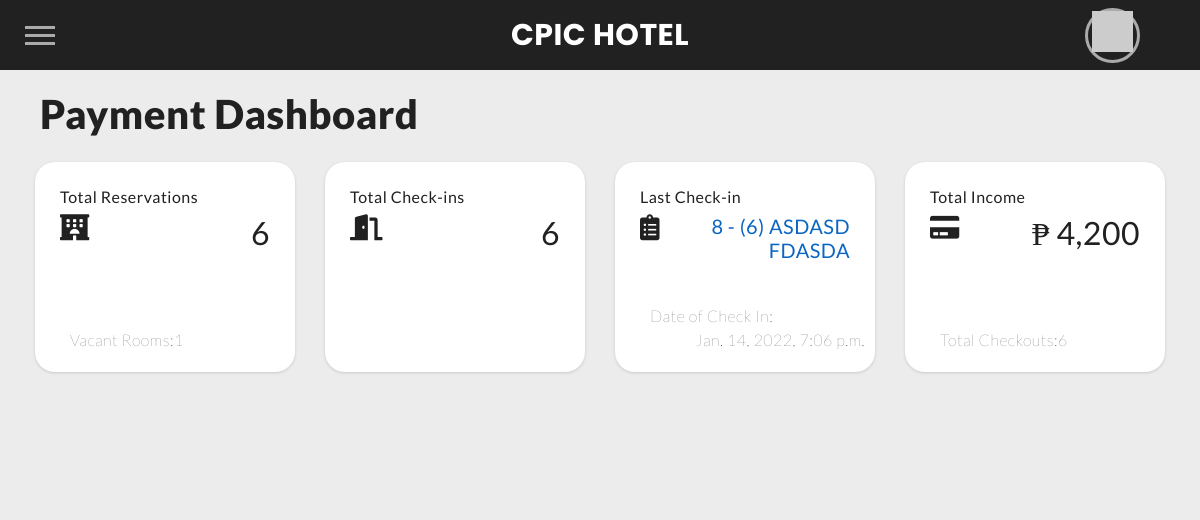
Before: /payments (signed in) with the older database file.
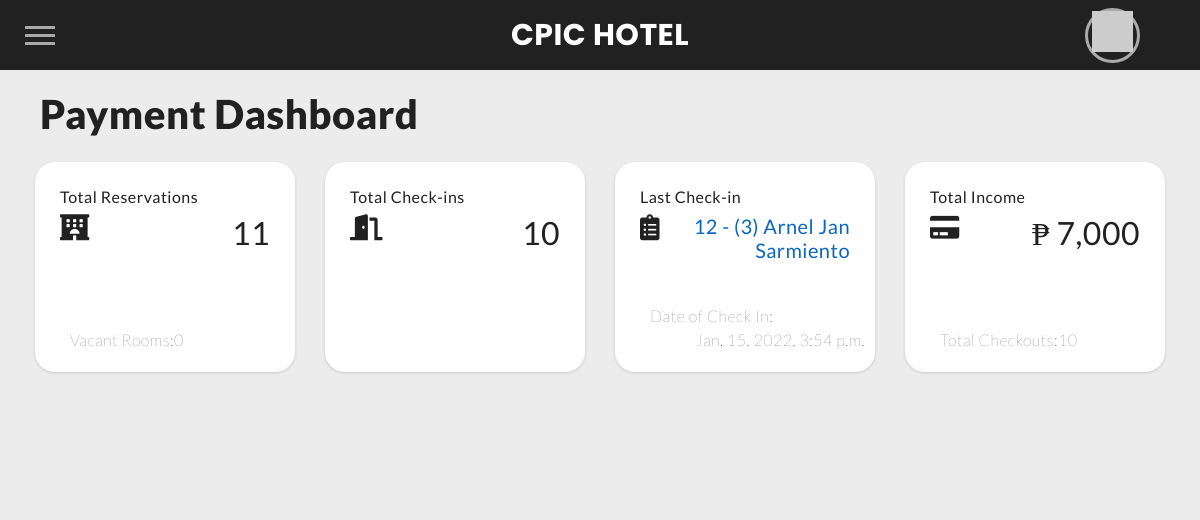
After: the same page with the newer database file.
### hotelSystem/models.py (models this page shows, shortened)
class CheckIn(models.Model):
    id = models.CharField(max_length=50, primary_key=True, blank=True)
    reservation = models.OneToOneField(Reservation, on_delete=models.CASCADE)
    rooms = models.ManyToManyField('Room', blank=True)
    initial_amount = models.PositiveSmallIntegerField(blank=True)
    check_in_date_time = models.DateTimeField(default=datetime.datetime.now())
    last_edited_on = models.DateTimeField(default=datetime.datetime.now())
    user = models.ForeignKey(User, null=True, blank=True, on_delete=models.SET_NULL)
    def __str__(self):
        return "%i - %s" % (self.reservation.reservation_id, self.reservation.customer)

class Reservation(models.Model):
    reservation_id = models.BigAutoField(primary_key=True)
    customer = models.ForeignKey(Customer, on_delete=models.CASCADE)
    staff = models.ForeignKey(User, on_delete=models.CASCADE, null=True, editable=False)
    no_of_children = models.PositiveSmallIntegerField(default=0)
    no_of_adults = models.PositiveSmallIntegerField(default=1)
    reservation_date_time = models.DateTimeField(default=datetime.datetime.now())
    expected_arrival_date_time = models.DateTimeField(default=datetime.datetime.now())
    expected_departure_date_time = models.DateTimeField(default=datetime.datetime.now())

class Customer(models.Model):
    customer_id = models.BigAutoField(primary_key=True)
    first_name = models.CharField(max_length=50)
    middle_name = models.CharField(max_length=50, null=False, blank=True)
    last_name = models.CharField(max_length=50)
    contact_no = models.CharField(max_length=15)
    address = models.CharField(max_length=100)
    email_address = models.EmailField(null=True, blank=True)
    SEX_CHOICES = (
        ('M', 'Male',),
        ('F', 'Female',),
        ('O', 'Others',),
    )
    sex = models.CharField(
        max_length=20,
        choices=SEX_CHOICES,
        default=SEX_CHOICES[0][1]
    )
    STATUS_CHOICES = (
        ('NR', 'Not Reserved'),
        ('R', 'Reserved'),
        ('CI', 'Checked In'),
        ('CO', 'Checked Out')
    )
    status = models.CharField(
        max_length=20,
        choices=STATUS_CHOICES,
        default=STATUS_CHOICES[0][1]
    )
    user = models.ForeignKey(User, on_delete=models.CASCADE, null=True)
    class Meta:
        ordering = ['first_name', 'middle_name', 'last_name']
    def __str__(self):
        return '({0}) {1} {2}'.format(self.customer_id, self.first_name, self.last_name)

### hotelSystem/views.py (the view)
# urls.py: path("payments", views.payments, name="payments"),
@login_required(login_url='login')
def payments(request):
    if not request.user.groups.filter(name='Staff').exists():
        return HttpResponseRedirect(reverse("index"))
    title = "Payment Dashboard"
    num_of_reservations = Reservation.objects.all().count()
    num_of_check_ins = CheckIn.objects.all().count()
    num_of_check_outs = CheckOut.objects.all().count()
    vacant_rooms = Room.objects.filter(reservation__isnull=True).count()
    total_income = sum(
        CheckOut.objects.all().values_list('total_amount', flat=True)
    )
    last_checked_in = CheckIn.objects.none()
    if num_of_check_ins > 0:
        last_checked_in = CheckIn.objects.get_queryset().latest('check_in_date_time')
    data = {
        'title': title,
        'num_of_reservations': num_of_reservations,
        'num_of_check_ins': num_of_check_ins,
        'last_checked_in': last_checked_in,
        'num_of_check_outs': num_of_check_outs,
        'vacant_rooms': vacant_rooms,
        'total_income': total_income
    }
    return render(request, "hotelSystem/payment.html", data)

### hotelSystem/templatetags/custom_tags.py (called while the page is built)
@register.filter
def has_group(user, group_name):
    return user.groups.filter(name=group_name).exists()

### hotelSystem/templates/hotelSystem/payment.html (shortened to what this page needs)
{% extends "hotelSystem/layout.html" %}
{% load static %}
{% block additional-static %}
    <link rel="stylesheet" href="https://stackpath.bootstrapcdn.com/bootstrap/4.3.1/css/bootstrap.min.css">
    <link href="{% static 'hotelSystem/css/payments.css' %}" rel="stylesheet">
    <link href="https://maxcdn.bootstrapcdn.com/font-awesome/4.3.0/css/font-awesome.min.css" rel="stylesheet">
{% endblock %}
{% block body %}
    <h1>{{ title }}</h1>
    <br>
    <div class="cardContainer">
        <div class="row">
            <div class="col-md-4 col-xl-3">
                <div class="card bg-c-blue order-card">
                    <div class="card-block">
                        <h6 class="m-b-20">Total Reservations</h6>
                        <h2 class="text-right"><i class="fa fa-hotel f-left"></i><span>{{num_of_reservations}}</span></h2>
                        <p id="cardfooter" id="cardfooter" class="m-b-0">Vacant Rooms: <span class="f-right"> {{vacant_rooms}}</span></p>
                    </div>
                </div>
            </div>
            <div class="col-md-4 col-xl-3">
                <div class="card bg-c-green order-card">
                    <div class="card-block">
                        <h6 class="m-b-20">Total Check-ins</h6>
                        <h2 class="text-right"><i class="fa fa-door-open f-left"></i><span>{{num_of_check_ins}}</span></h2>
                    </div>
                </div>
            </div>
            <div class="col-md-4 col-xl-3">
                <div class="card bg-c-yellow order-card">
                    <div class="card-block">
                        <h6 class="m-b-20">Last Check-in</h6>
                        <h5 class="text-right">
                            <i class="fa fa-clipboard-list"></i>
                            <span>
                                {% if last_checked_in %}
                                    <a class="lastLink" href="{% url 'checkin_view' last_checked_in.id %}">{{last_checked_in}}</a>
                                {% else %}
                                    None
                                {% endif %}
                            </span>
                        <p id="cardfooter" class="m-b-0">Date of Check In: <span class="f-right">{{last_checked_in.check_in_date_time}}</span></p>
                    </div>
                </div>
            </div>
            <div class="col-md-4 col-xl-3">
                <div class="card bg-c-pink order-card">
                    <div class="card-block">
                        <h6 class="m-b-20">Total Income</h6>
                        <h2 class="text-right"><i class="fa fa-credit-card f-left"></i><span class="money">₱ {{total_income}}</span></h2>
                        <p id="cardfooter" class="m-b-0">Total Checkouts: <span class="f-right">{{num_of_check_outs}}</span></p>
                    </div>
                </div>
            </div>
        </div>
    </div>
{% endblock %}

Changed rows visible on the page:
no longer on this page (row unchanged): CheckIn: reservation.last_name "8 - (6) ASDASD FDASDA", check_in_date_time "Jan. 14, 2022, 7:06 p.m."
added CheckIn: reservation.last_name "12 - (3) Arnel Jan Sarmiento", check_in_date_time "Jan. 15, 2022, 3:54 p.m."
Other visible differences:
{{ num_of_reservations }}: "6" → "11"
{{ vacant_rooms }}: "1" → "0"
{{ num_of_check_ins }}: "6" → "10"
{{ total_income }}: "4,200" → "7,000"
{{ num_of_check_outs }}: "6" → "10"
